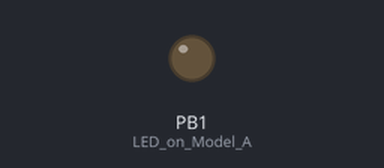
A sketch run on a simulated ATtiny85, built with avr-gcc and run on an emulated ATtiny85. Parts: output pins drawn as LEDs (lit = HIGH).

Above: at 0.1 s.
At 114.2 s:
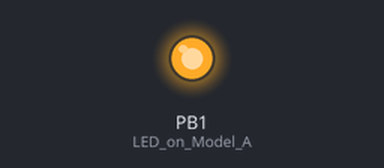
Timing chart, 0 to 115.7 s (numbered marks = the images above):
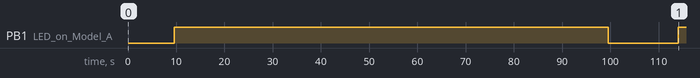

The sketch:

wallpaper-prank.ino
```cpp
#include "DigiKeyboard.h"
#define KEY_PrintScreen     70
#define KEY_Menu     118
#define KEY_Tab    43


void setup() {
  pinMode(1, OUTPUT); //LED on Model A
}

void loop() {
  DigiKeyboard.update();
  DigiKeyboard.sendKeyStroke(0);
  DigiKeyboard.delay(3000);
  DigiKeyboard.sendKeyStroke(KEY_M, MOD_GUI_LEFT); //minimize all windows
  DigiKeyboard.delay(1000);
  DigiKeyboard.sendKeyStroke(KEY_PrintScreen); //prntscr
  DigiKeyboard.delay(50);
  DigiKeyboard.sendKeyStroke(KEY_F10, MOD_SHIFT_LEFT); //Open Menu
  DigiKeyboard.delay(200);
  DigiKeyboard.sendKeyStroke(KEY_V);
  DigiKeyboard.delay(50);
  DigiKeyboard.sendKeyStroke(KEY_D);
  DigiKeyboard.delay(500);
  DigiKeyboard.sendKeyStroke(KEY_R, MOD_GUI_LEFT); //run
  DigiKeyboard.delay(100);
  DigiKeyboard.println("mspaint");
  DigiKeyboard.delay(1200);
  DigiKeyboard.sendKeyStroke(KEY_V, MOD_CONTROL_LEFT); //paste
  DigiKeyboard.delay(500);
  DigiKeyboard.sendKeyStroke(KEY_S, MOD_CONTROL_LEFT); //save
  DigiKeyboard.delay(500);
  DigiKeyboard.println("%userprofile%\\a.bmp"); //save in users folder
  DigiKeyboard.delay(500);
  DigiKeyboard.sendKeyStroke(KEY_F, MOD_ALT_LEFT); //file
  DigiKeyboard.delay(500);
  DigiKeyboard.sendKeyStroke(KEY_K); //set as desktop
  DigiKeyboard.delay(100);
  DigiKeyboard.sendKeyStroke(KEY_T); //tile
  DigiKeyboard.delay(1000);
  DigiKeyboard.sendKeyStroke(KEY_F4, MOD_ALT_LEFT); //close paint
  DigiKeyboard.delay(300);
  DigiKeyboard.sendKeyStroke(KEY_M, MOD_GUI_LEFT | MOD_SHIFT_LEFT); //back to desktop as it was

  digitalWrite(1, HIGH); //turn on led when program finishes
  DigiKeyboard.delay(90000);
  digitalWrite(1, LOW);
  DigiKeyboard.delay(5000);

}
```

Measured:
- by itself, PB1 (LED_on_Model_A): LOW → HIGH at 9.6 s, → LOW 90.0 s later, → HIGH 14.6 s later
